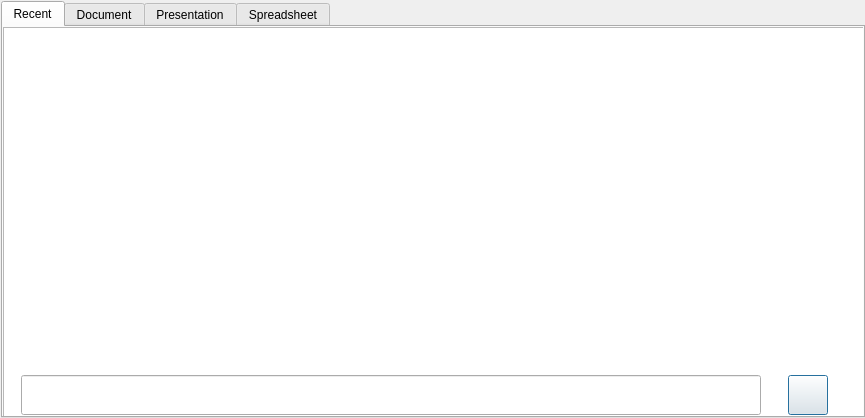
<?xml version="1.0" encoding="UTF-8"?>
<ui version="4.0">
 <class>FileChooserDialog</class>
 <widget class="QDialog" name="FileChooserDialog">
  <property name="geometry">
   <rect>
    <x>0</x>
    <y>0</y>
    <width>865</width>
    <height>418</height>
   </rect>
  </property>
  <property name="sizePolicy">
   <sizepolicy hsizetype="Expanding" vsizetype="Expanding">
    <horstretch>0</horstretch>
    <verstretch>0</verstretch>
   </sizepolicy>
  </property>
  <property name="windowTitle">
   <string>File Chooser</string>
  </property>
  <widget class="QTabWidget" name="fileChooser">
   <property name="geometry">
    <rect>
     <x>1</x>
     <y>1</y>
     <width>864</width>
     <height>417</height>
    </rect>
   </property>
   <property name="tabPosition">
    <enum>QTabWidget::North</enum>
   </property>
   <property name="tabShape">
    <enum>QTabWidget::Rounded</enum>
   </property>
   <property name="currentIndex">
    <number>0</number>
   </property>
   <property name="iconSize">
    <size>
     <width>16</width>
     <height>16</height>
    </size>
   </property>
   <widget class="QWidget" name="recentTab">
    <property name="sizePolicy">
     <sizepolicy hsizetype="Expanding" vsizetype="Expanding">
      <horstretch>0</horstretch>
      <verstretch>0</verstretch>
     </sizepolicy>
    </property>
    <attribute name="title">
     <string>Recent</string>
    </attribute>
    <widget class="QListView" name="recentView">
     <property name="geometry">
      <rect>
       <x>0</x>
       <y>0</y>
       <width>863</width>
       <height>413</height>
      </rect>
     </property>
     <property name="editTriggers">
      <set>QAbstractItemView::NoEditTriggers</set>
     </property>
     <property name="showDropIndicator" stdset="0">
      <bool>false</bool>
     </property>
    </widget>
   </widget>
   <widget class="QWidget" name="documentTab">
    <attribute name="icon">
     <iconset resource="FreOffice.qrc">
      <normaloff>:/images/48x48/Document.png</normaloff>:/images/48x48/Document.png</iconset>
    </attribute>
    <attribute name="title">
     <string>Document</string>
    </attribute>
    <widget class="QListView" name="documentView">
     <property name="geometry">
      <rect>
       <x>0</x>
       <y>0</y>
       <width>863</width>
       <height>339</height>
      </rect>
     </property>
     <property name="layoutDirection">
      <enum>Qt::LeftToRight</enum>
     </property>
     <property name="lineWidth">
      <number>0</number>
     </property>
    </widget>
   </widget>
   <widget class="QWidget" name="presentationTab">
    <property name="sizePolicy">
     <sizepolicy hsizetype="Expanding" vsizetype="Expanding">
      <horstretch>0</horstretch>
      <verstretch>0</verstretch>
     </sizepolicy>
    </property>
    <attribute name="icon">
     <iconset resource="FreOffice.qrc">
      <normaloff>:/images/48x48/Presenter.png</normaloff>:/images/48x48/Presenter.png</iconset>
    </attribute>
    <attribute name="title">
     <string>Presentation</string>
    </attribute>
    <widget class="QListView" name="presentationView">
     <property name="geometry">
      <rect>
       <x>0</x>
       <y>0</y>
       <width>863</width>
       <height>339</height>
      </rect>
     </property>
    </widget>
   </widget>
   <widget class="QWidget" name="spreadsheetTab">
    <property name="sizePolicy">
     <sizepolicy hsizetype="Expanding" vsizetype="Expanding">
      <horstretch>0</horstretch>
      <verstretch>0</verstretch>
     </sizepolicy>
    </property>
    <attribute name="icon">
     <iconset resource="FreOffice.qrc">
      <normaloff>:/images/48x48/SpreadSheet.png</normaloff>:/images/48x48/SpreadSheet.png</iconset>
    </attribute>
    <attribute name="title">
     <string>Spreadsheet</string>
    </attribute>
    <widget class="QListView" name="spreadsheetView">
     <property name="geometry">
      <rect>
       <x>0</x>
       <y>0</y>
       <width>862</width>
       <height>339</height>
      </rect>
     </property>
    </widget>
   </widget>
  </widget>
  <widget class="QWidget" name="horizontalLayoutWidget">
   <property name="geometry">
    <rect>
     <x>0</x>
     <y>370</y>
     <width>851</width>
     <height>51</height>
    </rect>
   </property>
   <layout class="QGridLayout" name="gridLayout">
    <property name="sizeConstraint">
     <enum>QLayout::SetMinimumSize</enum>
    </property>
    <item row="0" column="1">
     <widget class="QPushButton" name="levelUp">
      <property name="sizePolicy">
       <sizepolicy hsizetype="Expanding" vsizetype="Expanding">
        <horstretch>0</horstretch>
        <verstretch>0</verstretch>
       </sizepolicy>
      </property>
      <property name="minimumSize">
       <size>
        <width>40</width>
        <height>40</height>
       </size>
      </property>
      <property name="maximumSize">
       <size>
        <width>40</width>
        <height>40</height>
       </size>
      </property>
      <property name="text">
       <string/>
      </property>
      <property name="icon">
       <iconset resource="FreOffice.qrc">
        <normaloff>:/images/64x64/VirtualKeyBoard/change.png</normaloff>:/images/64x64/VirtualKeyBoard/change.png</iconset>
      </property>
      <property name="iconSize">
       <size>
        <width>40</width>
        <height>40</height>
       </size>
      </property>
      <property name="autoDefault">
       <bool>true</bool>
      </property>
     </widget>
    </item>
    <item row="0" column="0">
     <widget class="QLineEdit" name="filePath">
      <property name="sizePolicy">
       <sizepolicy hsizetype="Expanding" vsizetype="Expanding">
        <horstretch>0</horstretch>
        <verstretch>0</verstretch>
       </sizepolicy>
      </property>
      <property name="minimumSize">
       <size>
        <width>740</width>
        <height>40</height>
       </size>
      </property>
      <property name="maximumSize">
       <size>
        <width>740</width>
        <height>40</height>
       </size>
      </property>
     </widget>
    </item>
   </layout>
  </widget>
 </widget>
 <resources>
  <include location="FreOffice.qrc"/>
 </resources>
 <connections/>
</ui>
